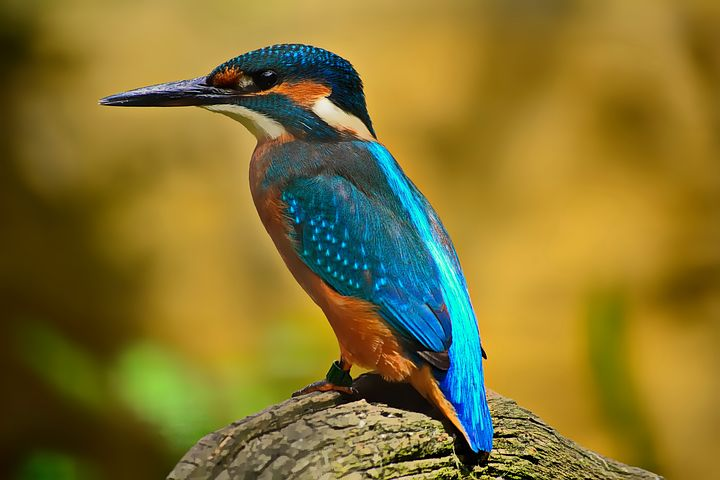
#> input picture images/bird.png, 720 x 480 px
$ jupyter execute 2348542_Lab_5.ipynb
#> lines starting #> are read from the running program, lines starting #| are printed output that depends on the picture; after the words box and inside, x2 and y2 are one past the last pixel; in counts of white or black regions, pixels touching at a corner belong together
# Lab-5

Name: Purusharth Malik

Registration No.: 2348542

[cell 1]
import numpy as np
import cv2
import matplotlib.pyplot as plt

# Plotting RGB images
def plot_image(img, title, og_im = cv2.cvtColor(cv2.imread('images/bird.png'), cv2.COLOR_BGR2RGB), og_title="Original Image"):
    plt.figure(figsize=(10,10))
    plt.subplot(1, 2, 1)
    plt.imshow(og_im, cmap='gray')
    plt.title(og_title)
    plt.subplot(1, 2, 2)
    plt.imshow(img, cmap='gray')
    plt.title(title)
    plt.show()

### Converting an Image into the Frequency Domain

[cell 2]
img = cv2.cvtColor(cv2.imread('images/bird.png'), cv2.COLOR_BGR2GRAY)
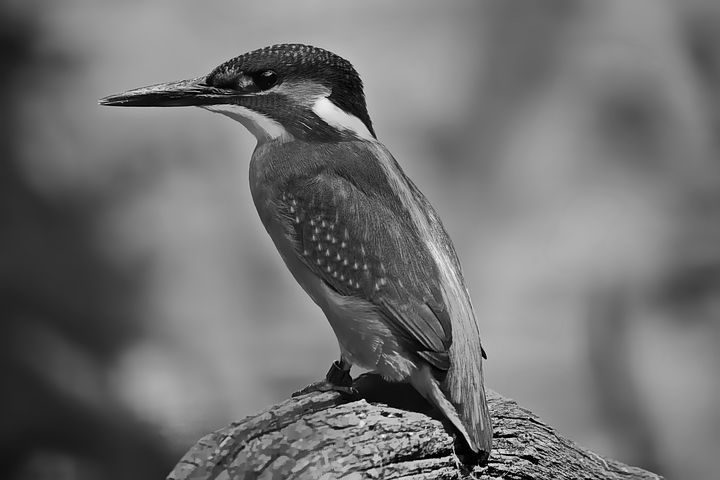
#> img: shape (480, 720); min 0, max 250, mean 113.1

# Spatial Domain --> Frequency Domain
freq_im = np.fft.fft2(img)
shifted_freq = np.fft.fftshift(freq_im)

plot_image(np.log1p(np.abs(freq_im)), "Frequency Domain", og_im=img, og_title="Original Image")
plot_image(np.log1p(np.abs(shifted_freq)), "Shifted Image", og_im=img, og_title="Original Image")
#> call 2 of plot_image, with title = 'Shifted Image', og_title = 'Original Image'
#> in plot_image (call 2), `plt.show()`:
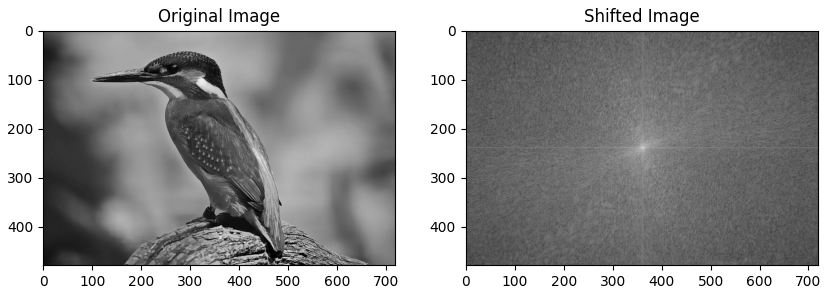
#> figure drawn by matplotlib, 2 panels

### Ideal Low Pass Filter

[cell 3]
# Creating a low pass filter
low_pass = np.zeros(img.shape, dtype=np.float32)

# Any frequency above the threshold will be removed
threshold = 50

for i in range(img.shape[0]):
    for j in range(img.shape[1]):
        # Values below the threshold will be 1
        if np.sqrt((i-img.shape[0]/2)**2 + (j-img.shape[1]/2)**2) <= threshold:
            low_pass[i, j] = 1
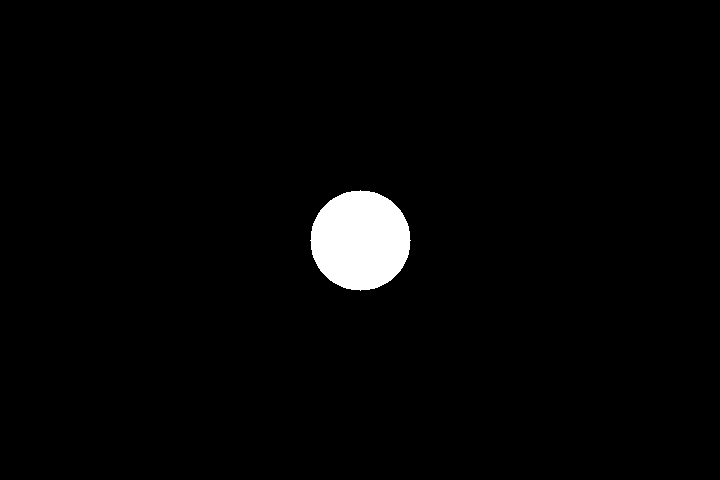
#> low_pass: shape (480, 720) float32; values 0 (black) and 1 (white), 2.3% white; 1 white region, box (x1, y1, x2, y2) and area: (310, 190, 411, 291) 7845

# Plotting the filter
plt.imshow(low_pass, cmap='gray')
plt.show()

Any frequencies that fall outside the circle will get attenuated.

[cell 4]
# Implementing the Low Pass Filter
low_freq = shifted_freq * low_pass
# Inverse Shifting
low_shift = np.fft.ifftshift(low_freq)
# Inverse Fourier Transform
low_img = np.fft.ifft2(low_shift)

# Plotting the results
plot_image(np.log1p(np.abs(low_freq)), "Implementing Low Pass Filter", og_im=img, og_title="Original Image")
#> call 3 of plot_image, with title = 'Implementing Low Pass Filter', og_title = 'Original Image'
#> in plot_image (call 3), `plt.show()`:
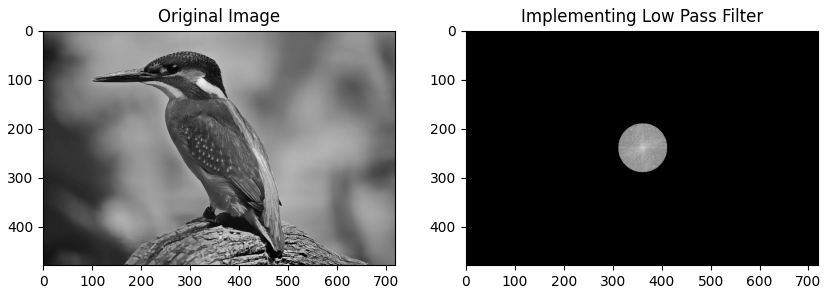
#> figure drawn by matplotlib, 2 panels
plot_image(np.log1p(np.abs(low_shift)), "Performing Inverse Shift", og_im=img, og_title="Original Image")
#> call 4 of plot_image, with title = 'Performing Inverse Shift', og_title = 'Original Image'
#> in plot_image (call 4), `plt.show()`:
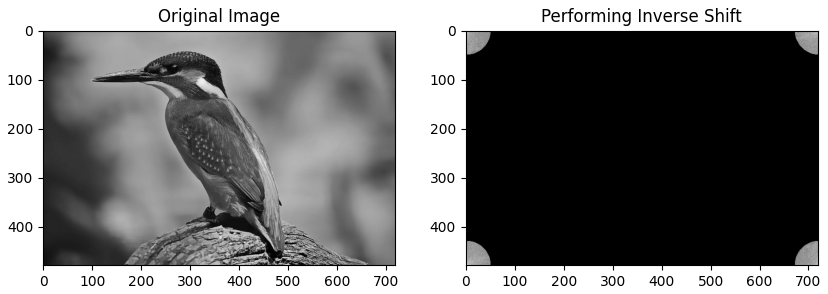
#> figure drawn by matplotlib, 2 panels
plot_image(np.abs(low_img), "Result of Low Pass Filter in Frequency Domain", og_im=img, og_title="Original Image")
#> in plot_image (call 5), `plt.show()`:
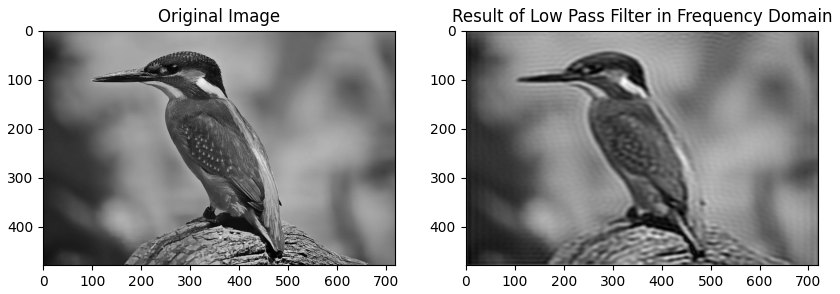
#> figure drawn by matplotlib, 2 panels

As we can see, the image has been blurred.

### Ideal High Pass Filter

[cell 5]
# Creating a high pass filter
high_pass = np.zeros(img.shape, dtype=np.float32)

# Any frequency below the threshold will be removed
threshold = 200

for i in range(img.shape[0]):
    for j in range(img.shape[1]):
        # Values above the threshold will be 1
        if np.sqrt((i-img.shape[0]/2)**2 + (j-img.shape[1]/2)**2) >= threshold:
            high_pass[i, j] = 1
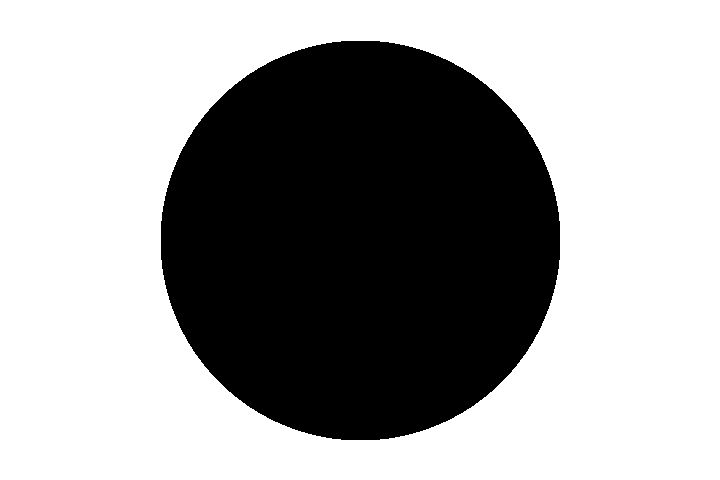
#> high_pass: shape (480, 720) float32; values 0 (black) and 1 (white), 63.7% white; 1 black region, box (x1, y1, x2, y2) and area: (161, 41, 560, 440) 125609

# Plotting the filter
plt.imshow(high_pass, cmap='gray')
plt.show()

Any frequencies that fall inside the circle will get attenuated.

[cell 6]
# Implementing the Low Pass Filter
high_freq = shifted_freq * high_pass
# Inverse Shifting
high_shift = np.fft.ifftshift(high_freq)
# Inverse Fourier Transform
high_img = np.fft.ifft2(high_shift)

# Plotting the results
plot_image(np.log1p(np.abs(high_freq)), "Implementing High Pass Filter", og_im=img, og_title="Original Image")
#> in plot_image (call 6), `plt.show()`:
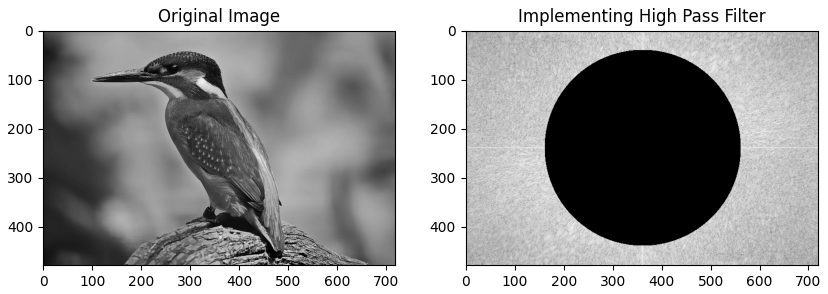
#> figure drawn by matplotlib, 2 panels
plot_image(np.log1p(np.abs(high_shift)), "Performing Inverse Shift", og_im=img, og_title="Original Image")
#> in plot_image (call 7), `plt.show()`:
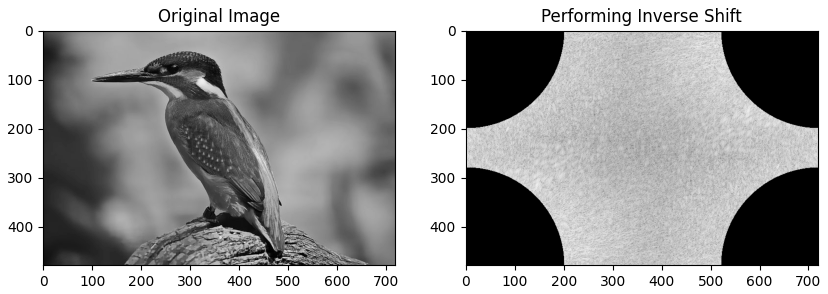
#> figure drawn by matplotlib, 2 panels
plot_image(np.abs(high_img), "Result of High Pass Filter in Frequency Domain", og_im=img, og_title="Original Image")
#> in plot_image (call 8), `plt.show()`:
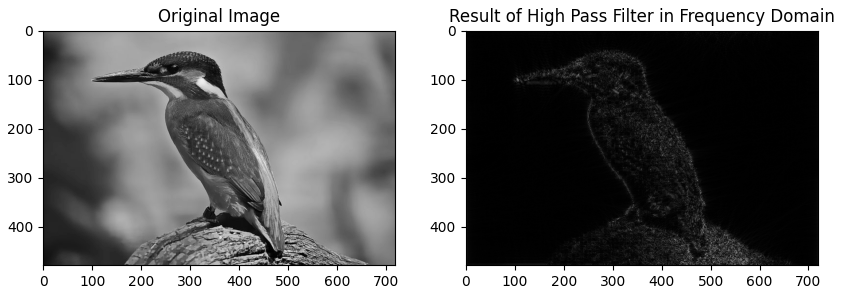
#> figure drawn by matplotlib, 2 panels

$ run again, with images/linus.jpeg saved as images/bird.png
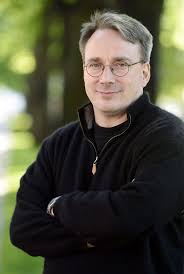
#> input picture images/linus.jpeg, 184 x 274 px
#> after the loop `for i in range(img.shape[0]):`:
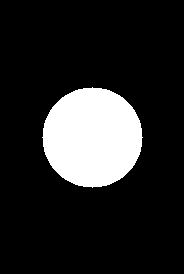
#> low_pass: shape (274, 184) float32; values 0 (black) and 1 (white), 15.6% white; 1 white region, box (x1, y1, x2, y2) and area: (42, 87, 143, 188) 7845
#> in plot_image (call 8), `plt.show()`:
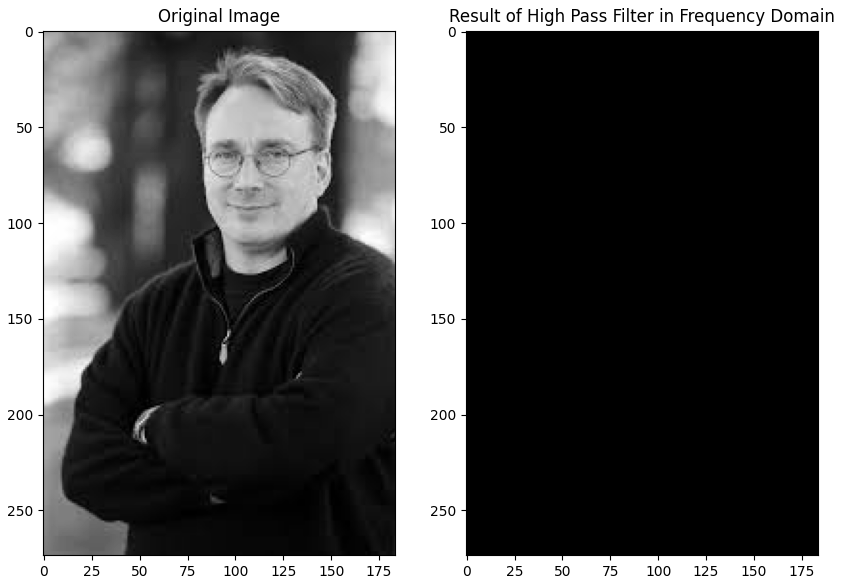
#> figure drawn by matplotlib, 2 panels
